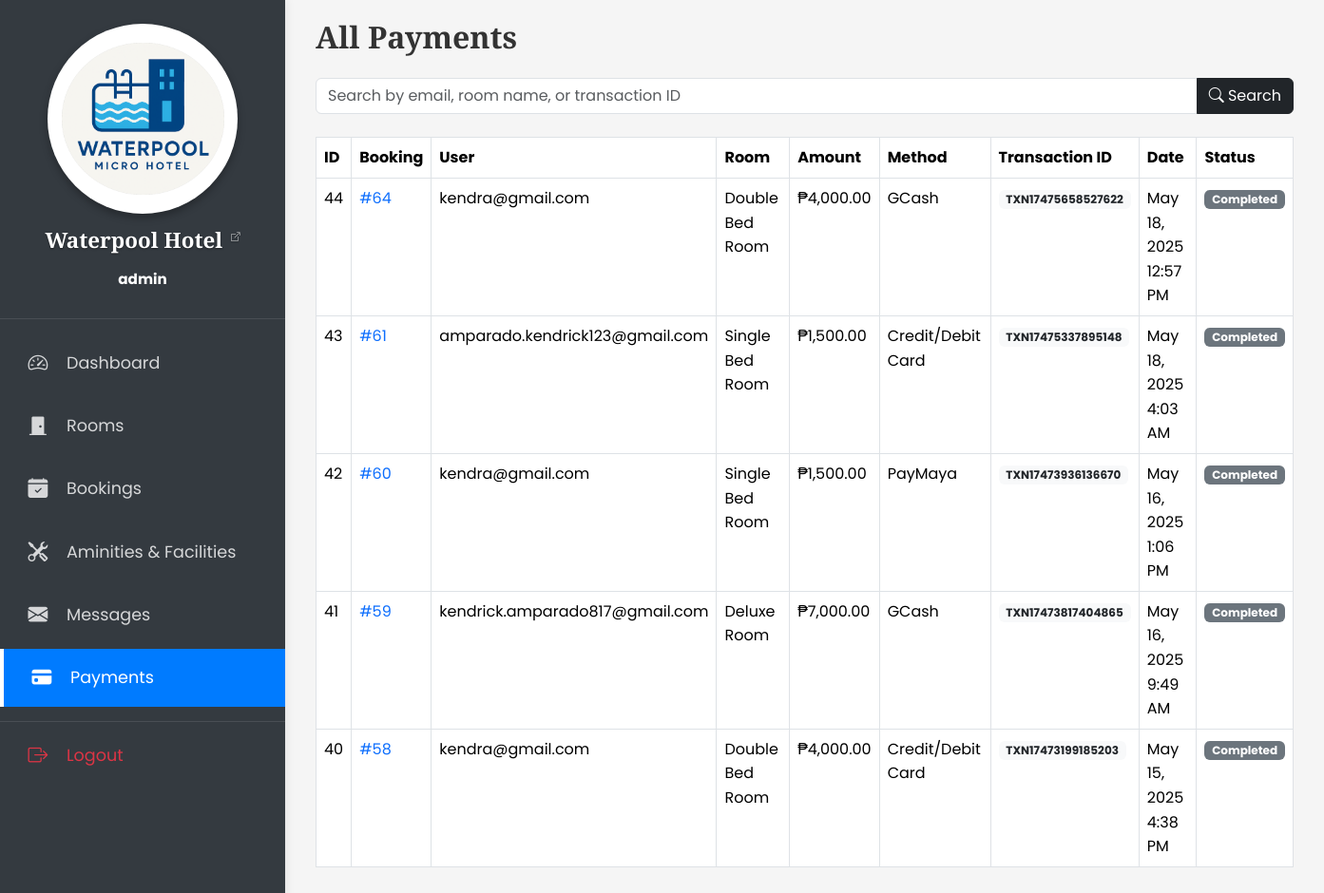
Screenshot of /all_payments.php (signed in) with the database file from the repository.
### tables this page shows
CREATE TABLE `payments` (
  `payment_ID` int(11) NOT NULL,
  `booking_ID` int(11) NOT NULL,
  `user_ID` int(11) NOT NULL,
  `amount` decimal(10,2) NOT NULL,
  `payment_method` varchar(50) NOT NULL,
  `transaction_id` varchar(100) NOT NULL,
  `card_number` varchar(30) DEFAULT NULL,
  `cardholder_name` varchar(100) DEFAULT NULL,
  `expiry_date` varchar(10) DEFAULT NULL,
  `payment_date` datetime NOT NULL,
  `status` varchar(20) NOT NULL DEFAULT 'Pending'
);

CREATE TABLE `bookings` (
  `booking_ID` int(11) NOT NULL,
  `room_ID` int(11) NOT NULL,
  `user_email` varchar(100) NOT NULL,
  `check_in` date NOT NULL,
  `check_out` date NOT NULL,
  `adults` int(11) NOT NULL,
  `children` int(11) NOT NULL,
  `status` varchar(20) DEFAULT 'Pending',
  `nights` int(11) DEFAULT 0,
  `total_price` decimal(10,2) DEFAULT 0.00,
  `price_calculation` varchar(100) DEFAULT NULL,
  `created_at` timestamp NOT NULL DEFAULT current_timestamp()
);

CREATE TABLE `rooms` (
  `room_ID` int(11) NOT NULL,
  `name` varchar(100) NOT NULL,
  `price` decimal(10,2) NOT NULL,
  `max_guests` int(11) NOT NULL DEFAULT 2,
  `features` text NOT NULL,
  `facilities` text DEFAULT NULL,
  `image` varchar(255) NOT NULL
);

### all_payments.php (the view, shortened to what this page needs)
<?php
require('includes/db_config.php');
$search = isset($_GET['search']) ? $_GET['search'] : '';
$page = isset($_GET['page']) ? max(1, intval($_GET['page'])) : 1;
$limit = 10;
$offset = ($page - 1) * $limit;
try {
    $query = "SELECT p.*, b.user_email, r.name as room_name
              FROM payments p
              JOIN bookings b ON p.booking_ID = b.booking_ID
              JOIN rooms r ON b.room_ID = r.room_ID";
    $query .= " ORDER BY p.payment_date DESC";
    $query .= " LIMIT $limit OFFSET $offset";
    $result = mysqli_query($conn, $query);
} catch (Exception $e) {
    $error_msg = $e->getMessage();
}
?>
<!DOCTYPE html>
<html lang="en">
<head>
    <?php require('includes/links.php'); ?>
    <link rel="stylesheet" href="styles/admin.css">
</head>
<body>
    <div class="admin-layout">
        <?php require('includes/admin_sidebar.php'); ?>
        <div class="admin-content">
            <div class="container-fluid">
                <h2 class="fw-bold h-font mb-4">All Payments</h2>
                <?php if (isset($error_msg)): ?>
                    <div class="alert alert-danger" role="alert">
                        <?php echo $error_msg; ?>
                    </div>
                <?php else: ?>
                <form method="GET" class="mb-4">
                    <div class="input-group">
                        <input type="text" name="search" class="form-control shadow-none"
                            placeholder="Search by email, room name, or transaction ID"
                            value="<?php echo htmlspecialchars($search); ?>">
                        <button type="submit" class="btn btn-dark shadow-none">
                            <i class="bi bi-search"></i> Search
                        </button>
                    </div>
                </form>
                <div class="row mt-4">
                    <div class="col-12">
                        <?php if (isset($result) && mysqli_num_rows($result) > 0): ?>
                            <div class="table-responsive">
                                <table class="table table-bordered table-hover">
                                    <thead class="bg-dark text-white">
                                        <tr>
                                            <th>ID</th>
                                            <th>Booking</th>
                                            <th>User</th>
                                            <th>Room</th>
                                            <th>Amount</th>
                                            <th>Method</th>
                                            <th>Transaction ID</th>
                                            <th>Date</th>
                                            <th>Status</th>
                                        </tr>
                                    </thead>
                                    <tbody>
                                        <?php while ($payment = mysqli_fetch_assoc($result)): ?>
                                            <tr>
                                                <td><?php echo htmlspecialchars($payment['payment_ID']); ?></td>
                                                <td>
                                                    <a href="manage_bookings.php?search=<?php echo htmlspecialchars($payment['booking_ID']); ?>" class="text-decoration-none">
                                                        #<?php echo htmlspecialchars($payment['booking_ID']); ?>
                                                    </a>
                                                </td>
                                                <td><?php echo htmlspecialchars($payment['user_email']); ?></td>
                                                <td><?php echo htmlspecialchars($payment['room_name']); ?></td>
                                                <td>₱<?php echo number_format($payment['amount'], 2); ?></td>
                                                <td><?php echo htmlspecialchars($payment['payment_method']); ?></td>
                                                <td><span class="badge bg-light text-dark"><?php echo htmlspecialchars($payment['transaction_id']); ?></span></td>
                                                <td><?php echo date('M j, Y g:i A', strtotime($payment['payment_date'])); ?></td>
                                                <td>
                                                    <?php if ($payment['status'] == 'completed'): ?>
                                                        <span class="badge bg-success">Completed</span>
                                                    <?php elseif ($payment['status'] == 'pending'): ?>
                                                        <span class="badge bg-warning text-dark">Pending</span>
                                                    <?php elseif ($payment['status'] == 'failed'): ?>
                                                        <span class="badge bg-danger">Failed</span>
                                                    <?php else: ?>
                                                        <span class="badge bg-secondary"><?php echo htmlspecialchars($payment['status']); ?></span>
                                                    <?php endif; ?>
                                                </td>
                                            </tr>
                                        <?php endwhile; ?>
                                    </tbody>
                                </table>
                            </div>
                        <?php endif; ?>
                    </div>
                </div>
                <?php endif; ?>
            </div>
        </div>
    </div>
</body>
</html>

### styles/styles.css (style rules this page uses)
:root { --teal: #3b8b96; --teal_hover: #38a9b8; --primary-font: 'Poppins', sans-serif; --heading-font: 'Playfair Display', serif; --accent-font: 'Lora', serif; }
body { font-family: var(--primary-font); font-size: 16px; line-height: 1.6; color: #333; }
h1, h2, h3, h4, h5, h6 { font-family: var(--heading-font); font-weight: 600; }
.h-font { font-family: var(--heading-font); }

### styles/admin.css (style rules this page uses)
:root { --sidebar-width: 300px; --primary-color: #343a40; --accent-color: #007bff; --primary-font: 'Poppins', sans-serif; --heading-font: 'Playfair Display', serif; --accent-font: 'Lora', serif; }
body { font-family: var(--primary-font); font-size: 16px; line-height: 1.6; color: #333; }
h1, h2, h3, h4, h5, h6 { font-family: var(--heading-font); font-weight: 600; }
.h-font { font-family: var(--heading-font); }
.admin-layout { display: flex; min-height: 100vh; }
.admin-content { flex: 1; margin-left: var(--sidebar-width); padding: 20px; background-color: #f5f5f5; }

### rows the page displays
payments: payment_ID "44", booking_ID "64", booking_ID.user_email "kendra@gmail.com", rooms.name "Double Bed Room", amount "4,000.00", payment_method "GCash", transaction "TXN17475658527622", payment_date "May 18, 2025 12:57 PM", status "Completed"
payments: payment_ID "43", booking_ID "61", booking_ID.user_email "amparado.kendrick123@gmail.com", rooms.name "Single Bed Room", amount "1,500.00", payment_method "Credit/Debit Card", transaction "TXN17475337895148", payment_date "May 18, 2025 4:03 AM", status "Completed"
payments: payment_ID "42", booking_ID "60", booking_ID.user_email "kendra@gmail.com", rooms.name "Single Bed Room", amount "1,500.00", payment_method "PayMaya", transaction "TXN17473936136670", payment_date "May 16, 2025 1:06 PM", status "Completed"
payments: payment_ID "41", booking_ID "59", booking_ID.user_email "kendrick.amparado817@gmail.com", rooms.name "Deluxe Room", amount "7,000.00", payment_method "GCash", transaction "TXN17473817404865", payment_date "May 16, 2025 9:49 AM", status "Completed"
payments: payment_ID "40", booking_ID "58", booking_ID.user_email "kendra@gmail.com", rooms.name "Double Bed Room", amount "4,000.00", payment_method "Credit/Debit Card", transaction "TXN17473199185203", payment_date "May 15, 2025 4:38 PM", status "Completed"

### other values shown
$_SESSION['admin_username'] "admin"
